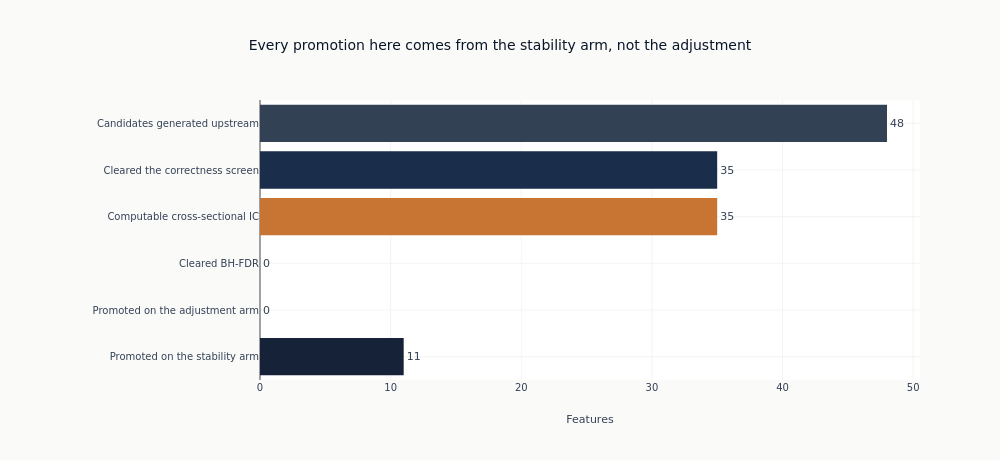

Notebook code for this chart:
### Markdown cell above
### The Funnel

What was searched, what survived each stage, and what each arm of the promotion
rule contributed. Drawn rather than printed, because the width of the drop
between consecutive bars is what a reader is meant to weigh, and separating the
two arms is what shows whether a rule written as a disjunction behaves like one.

### Code cell
arm_counts = {
    note: len([f for f, (d, n) in triage.items() if d == "PROCEED" and n == note])
    for note in ("fdr_significant", "stable_and_above_threshold")
}
funnel_stages = [
    ("Candidates generated upstream", len(all_feature_cols), COLORS["neutral"]),
    ("Cleared the correctness screen", n_pass, COLORS["slate"]),
    ("Computable cross-sectional IC", n_searched, COLORS["copper"]),
    ("Cleared BH-FDR", n_significant_fdr, COLORS["amber"]),
    ("Promoted on the adjustment arm", arm_counts["fdr_significant"], COLORS["blue"]),
    (
        "Promoted on the stability arm",
        arm_counts["stable_and_above_threshold"],
        COLORS["blue_light"],
    ),
]
fig = go.Figure(
    go.Bar(
        x=[count for _, count, _ in funnel_stages],
        y=[stage for stage, _, _ in funnel_stages],
        orientation="h",
        marker_color=[color for _, _, color in funnel_stages],
        text=[str(count) for _, count, _ in funnel_stages],
        textposition="outside",
    )
)
fig.update_layout(
    title="Every promotion here comes from the stability arm, not the adjustment",
    xaxis_title="Features",
    height=460,
    width=1000,
    margin={"l": 260, "r": 80},
    showlegend=False,
)
fig.update_yaxes(autorange="reversed")
fig.show()
print("Promoted features, with the arm that promoted them:")
for f in proceed_features:
    print(
        f"  {f:28s} IC={ic_results[f]['mean_ic']:+.4f}"
        f"  Newey-West t={ic_results[f]['t_stat']:+.2f}"
        f"  [{families.get(f, '?')}, {triage[f][1]}]"
    )

### Figure 1 — Plotly figure (JSON) as saved in the notebook; plotly's stock layout.template omitted (floating-point values rounded to 4 significant figures)
{"data": [{"marker": {"color": ["#334155", "#1a2d4a", "#C87533", "#D4A84B", "#0a1628", "#152238"]}, "orientation": "h", "text": ["48", "35", "35", "0", "0", "11"], "textposition": "outside", "type": "bar", "x": [48, 35, 35, 0, 0, 11], "y": ["Candidates generated upstream", "Cleared the correctness screen", "Computable cross-sectional IC", "Cleared BH-FDR", "Promoted on the adjustment arm", "Promoted on the stability arm"]}], "layout": {"height": 460, "margin": {"l": 260, "r": 80}, "showlegend": false, "title": {"text": "Every promotion here comes from the stability arm, not the adjustment"}, "width": 1000, "xaxis": {"title": {"text": "Features"}}, "yaxis": {"autorange": "reversed"}}}
